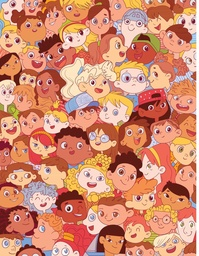
#> input picture Finding/1.jpg, 199 x 256 px, shrunk from 1425 x 1829 before the run
$ jupyter execute --allow-errors find_1by1_rgb.ipynb
#> lines starting #> are read from the running program, lines starting #| are printed output that depends on the picture; after the words box and inside, x2 and y2 are one past the last pixel; in counts of white or black regions, pixels touching at a corner belong together
[cell 1]
import cv2 as cv
import numpy as np
import os
from matplotlib import pyplot as plt


def matching_rgb(item_no, output_image_path, threshold = 0.8):
    # Define the paths for the main image and the template
#> called with item_no = 1, output_image_path = 'find_1', threshold = 0.8
    main_image_path = '1.jpg'
    item_image_path = f'items_list/item{item_no}.jpg'  # Assuming items are named as item1.png, item2.png, etc.

    # Load the main image and convert it to grayscale
    img_rgb = cv.imread(main_image_path)
#> img_rgb is the input picture: shape (256, 199, 3); mean B, G, R 112.7, 140.3, 210.7
    assert img_rgb is not None, "Main image could not be read, check the path."
    img_gray = cv.cvtColor(img_rgb, cv.COLOR_BGR2GRAY)
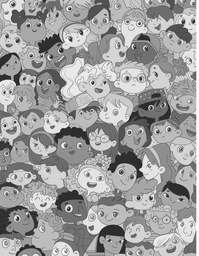
#> img_gray: shape (256, 199); min 21, max 255, mean 158.2

    # Load the template (item) image
    template = cv.imread(item_image_path, cv.IMREAD_UNCHANGED)
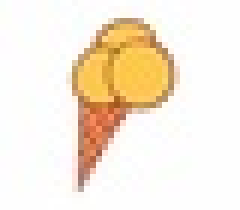
#> input picture Finding/items_list/item1.jpg, 40 x 35 px, shrunk from 285 x 247 before the run (shown 6 times larger)
#> template is the input picture: shape (35, 40, 3); mean B, G, R 220.2, 235.9, 247.4
    assert template is not None, f"Item image 'item{item_no}.jpg' could not be read, check the path."

    # Create a mask using thresholding to focus on non-white areas
    #_, mask = cv.threshold(gray_item, 220, 255, cv.THRESH_BINARY_INV)
    mask = np.any(template <= 250, axis=2).astype(np.uint8) * 255
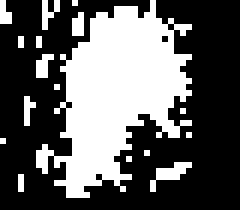
#> mask: shape (35, 40) (shown 6 times larger); 37% white; 17 white regions (16 under 20 px), largest, box (x1, y1, x2, y2) and area: (6, 0, 32, 33) 455


    # Find the bounding box of the non-zero mask region
    non_zero_y, non_zero_x = np.nonzero(mask)
#> non_zero_y = 518 values from 0 to 32; non_zero_x = 518 values, max 31 at index 62, min 0 at index 0, mean 18.19
    top_left_y, bottom_right_y = np.min(non_zero_y), np.max(non_zero_y)
#> top_left_y = 0; bottom_right_y = 32
    top_left_x, bottom_right_x = np.min(non_zero_x), np.max(non_zero_x)
#> top_left_x = 0; bottom_right_x = 31

    # Crop the template and the mask to this bounding box
    cropped_template = template[top_left_y:bottom_right_y + 1, top_left_x:bottom_right_x + 1]
    cropped_mask = mask[top_left_y:bottom_right_y + 1, top_left_x:bottom_right_x + 1]

    # Split the main image and cropped template into R, G, B channels
    img_b, img_g, img_r = cv.split(img_rgb)
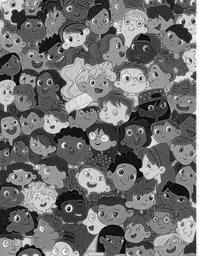
#> img_b: shape (256, 199); min 0, max 255, mean 112.7
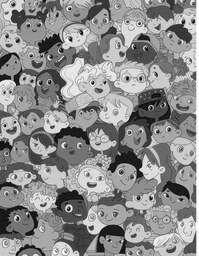
#> img_g: shape (256, 199); min 1, max 255, mean 140.3
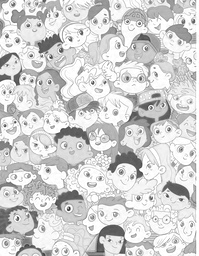
#> img_r: shape (256, 199); min 48, max 255, mean 210.7
    template_b, template_g, template_r = cv.split(cropped_template)
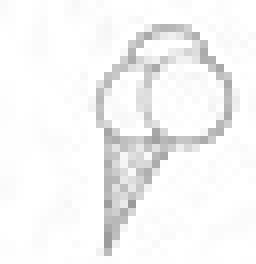
#> template_r: shape (33, 32) (shown 8 times larger); min 155, max 255, mean 245.2

    # Define the scales to search through
    scales = np.arange(0.5, 2.01, 0.01)

    # Iterate through each scale and find all matches
    for scale in scales:
        # Resize the cropped template and mask according to the current scale
        scaled_template_r = cv.resize(template_r, (0, 0), fx=scale, fy=scale, interpolation=cv.INTER_LINEAR)
        scaled_template_g = cv.resize(template_g, (0, 0), fx=scale, fy=scale, interpolation=cv.INTER_LINEAR)
        scaled_template_b = cv.resize(template_b, (0, 0), fx=scale, fy=scale, interpolation=cv.INTER_LINEAR)
        scaled_mask = cv.resize(cropped_mask, (0, 0), fx=scale, fy=scale, interpolation=cv.INTER_LINEAR)

        # Skip if the scaled template is larger than the main image
        if scaled_template_r.shape[0] > img_b.shape[0] or scaled_template_r.shape[1] > img_b.shape[1]:
            continue

        # Perform template matching separately for each channel
        res_r = cv.matchTemplate(img_r, scaled_template_r, cv.TM_CCOEFF_NORMED, mask=scaled_mask)
        res_g = cv.matchTemplate(img_g, scaled_template_g, cv.TM_CCOEFF_NORMED, mask=scaled_mask)
        res_b = cv.matchTemplate(img_b, scaled_template_b, cv.TM_CCOEFF_NORMED, mask=scaled_mask)

        # Thresholding to find regions where all three match results exceed the threshold
        loc = np.where((res_r >= 0.5) & (res_g >= 0.5) & (res_b >= 0.5) &
                        ((res_r >= threshold) | (res_g >= threshold) | (res_b >= threshold)))

        # Draw rectangles around detected regions
        for pt in zip(*loc[::-1]):
            cv.rectangle(img_rgb, pt, (pt[0] + scaled_mask.shape[1], pt[1] + scaled_mask.shape[0]), (0, 0, 255), 2)
#> this loop made 151 passes
#> pass 1, in matching_rgb, `res_b = cv.matchTemplate(img_b, scaled_template_b, cv.TM_CCOEFF_NORMED..`:
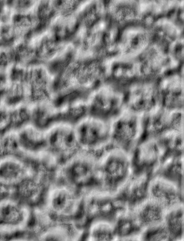
#> res_b: shape (241, 184) float32; min -0.685, max 0.67, mean 0.00722; drawn with min black and max white
#> pass 2, in matching_rgb, `res_r = cv.matchTemplate(img_r, scaled_template_r, cv.TM_CCOEFF_NORMED..`:
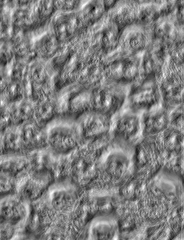
#> res_r: shape (240, 184) float32; min -0.453, max 0.444, mean -0.00623; drawn with min black and max white

    # Save the result image with highlighted matches
    output_image_path = "find_rgb/" + output_image_path + ".jpg"
    cv.imwrite(output_image_path, img_rgb)
    print(f"Result for item {item_no} saved to {output_image_path}")

    # Display the channels side by side
    fig, axs = plt.subplots(2, 3, figsize=(15, 8))

    # Display R, G, B channels of the main image
    axs[0, 0].imshow(img_r, cmap='gray')
    axs[0, 0].set_title('Main Image - R Channel')
    axs[0, 0].axis('off')

    axs[0, 1].imshow(img_g, cmap='gray')
    axs[0, 1].set_title('Main Image - G Channel')
    axs[0, 1].axis('off')

    axs[0, 2].imshow(img_b, cmap='gray')
    axs[0, 2].set_title('Main Image - B Channel')
    axs[0, 2].axis('off')

    # Display R, G, B channels of the cropped template
    axs[1, 0].imshow(template_r, cmap='gray')
    axs[1, 0].set_title('Template - R Channel')
    axs[1, 0].axis('off')

    axs[1, 1].imshow(template_g, cmap='gray')
    axs[1, 1].set_title('Template - G Channel')
    axs[1, 1].axis('off')

    axs[1, 2].imshow(template_b, cmap='gray')
    axs[1, 2].set_title('Template - B Channel')
    axs[1, 2].axis('off')

    plt.tight_layout()
    plt.show()

# Example usage:
matching_rgb(1, 'find_1')

#> (a cell that did not finish here is left out)

#> the loop in matching_rgb (call 2), `for scale in scales:` made 151 passes
#> pass 3, in matching_rgb (call 2), `res_g = cv.matchTemplate(img_g, scaled_template_g, cv.TM_CCOEFF_NORMED..`:
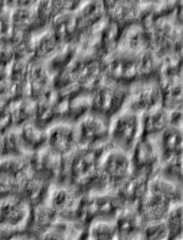
#> res_g: shape (240, 183) float32; min -0.55, max 0.609, mean -0.000651; drawn with min black and max white
